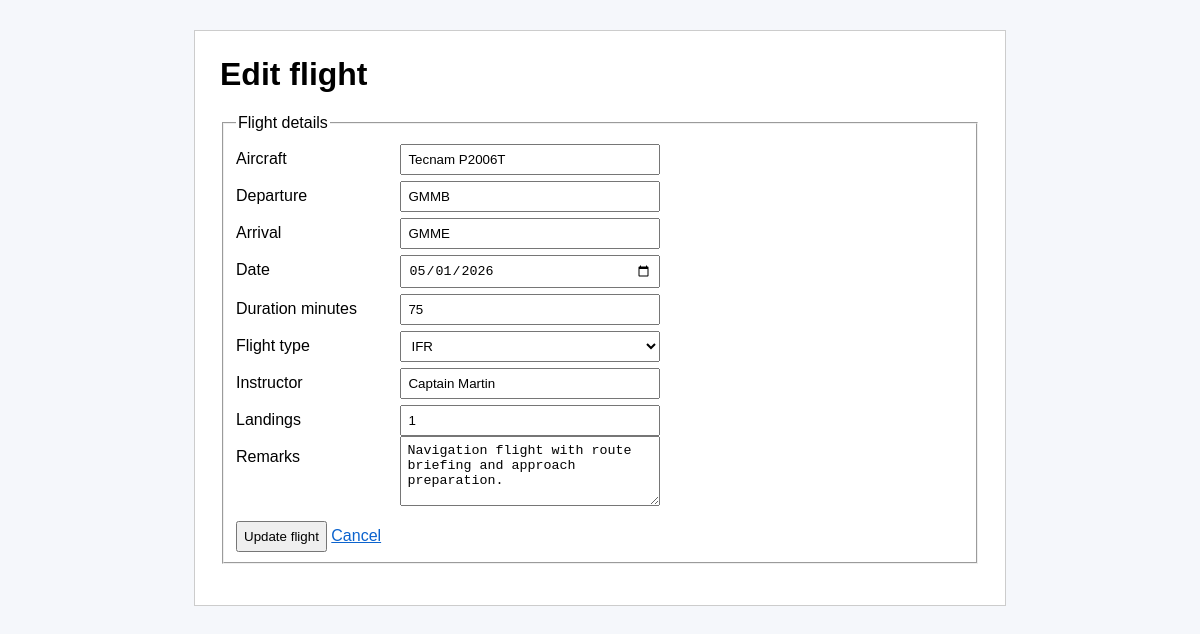
The app's page /edit_flight.php?id=1 (signed in) with its own data.
### tables this page shows
CREATE TABLE flight_records (
    id INT AUTO_INCREMENT PRIMARY KEY,
    user_id INT NOT NULL,
    aircraft VARCHAR(100) NOT NULL,
    departure_airport VARCHAR(20) NOT NULL,
    arrival_airport VARCHAR(20) NOT NULL,
    flight_date DATE NOT NULL,
    duration_minutes INT NOT NULL,
    flight_type VARCHAR(40) NOT NULL,
    instructor_name VARCHAR(150),
    landings INT DEFAULT 0,
    remarks TEXT,
    created_at TIMESTAMP DEFAULT CURRENT_TIMESTAMP,
    FOREIGN KEY (user_id) REFERENCES users(id) ON DELETE CASCADE
);

### ManageData.php (called while the page is built, shortened)
<?php
class ManageData
{
    private $con;
    public function __construct()
    {
        $this->con = new PDO(
            'mysql:host=' . self::HOST . ';dbname=' . self::DATABASE . ';charset=utf8mb4',
            self::USER,
            self::PASSWORD
        );
        $this->con->setAttribute(PDO::ATTR_ERRMODE, PDO::ERRMODE_EXCEPTION);
    }
    public function getData($query, $params = [], $singleData = false)
    {
        $stmt = $this->con->prepare($query);
        $stmt->execute($params);
        if ($singleData) {
            return $stmt->fetch(PDO::FETCH_ASSOC);
        }
        return $stmt->fetchAll(PDO::FETCH_ASSOC);
    }
}

### FlightRecord.php (called while the page is built, shortened)
<?php
require_once 'ManageData.php';
class FlightRecord
{
    public static function getFlightById($id, $userId)
    {
        $dataManager = new ManageData();
        $query = 'SELECT * FROM flight_records
                  WHERE id = :id AND user_id = :user_id';
        return $dataManager->getData($query, [':id' => $id, ':user_id' => $userId], true);
    }
}

### edit_flight.php (the view, shortened to what this page needs)
<?php
require_once 'FlightRecord.php';
$id = (int) $_GET['id'];
$flight = FlightRecord::getFlightById($id, $_SESSION['user_id']);
?>
<html>
<head>
    <link rel="stylesheet" href="style.css">
</head>
<body>
    <div class="container">
        <h1>Edit flight</h1>
        <form method="post" action="update_flight.php">
            <fieldset>
                <legend>Flight details</legend>
                <label>Aircraft</label>
                <input type="text" name="aircraft" value="<?php echo htmlspecialchars($flight['aircraft']); ?>">
                <br>
                <label>Departure</label>
                <input type="text" name="departure_airport" value="<?php echo htmlspecialchars($flight['departure_airport']); ?>">
                <br>
                <label>Arrival</label>
                <input type="text" name="arrival_airport" value="<?php echo htmlspecialchars($flight['arrival_airport']); ?>">
                <br>
                <label>Date</label>
                <input type="date" name="flight_date" value="<?php echo htmlspecialchars($flight['flight_date']); ?>">
                <br>
                <label>Duration minutes</label>
                <input type="number" name="duration_minutes" min="1" value="<?php echo htmlspecialchars($flight['duration_minutes']); ?>">
                <br>
                <label>Flight type</label>
                <select name="flight_type">
                    <option value="IFR" <?php if ($flight['flight_type'] == 'IFR') echo 'selected'; ?>>IFR</option>
                </select>
                <br>
                <label>Instructor</label>
                <input type="text" name="instructor_name" value="<?php echo htmlspecialchars($flight['instructor_name']); ?>">
                <br>
                <label>Landings</label>
                <input type="number" name="landings" min="0" value="<?php echo htmlspecialchars($flight['landings']); ?>">
                <br>
                <label>Remarks</label>
                <textarea name="remarks"><?php echo htmlspecialchars($flight['remarks']); ?></textarea>
                <br>
                <input type="submit" value="Update flight">
                <a href="dashboard.php">Cancel</a>
            </fieldset>
        </form>
    </div>
</body>
</html>

### style.css (style rules this page uses)
body { font-family: Arial, sans-serif; background-color: #f5f7fb; margin: 0; padding: 30px; }
.container { background-color: white; width: 760px; margin: auto; padding: 25px; border: solid 1px #cccccc; }
h1 { margin-top: 0; }
label { display: inline-block; width: 160px; margin-top: 12px; }
input, select, textarea { width: 260px; padding: 6px; }
textarea { height: 70px; vertical-align: top; }
input[type="submit"] { width: auto; margin-top: 15px; cursor: pointer; }
a { color: #0b63ce; margin-right: 10px; }

### records on screen
flight_records: aircraft "Tecnam P2006T", departure_airport "GMMB", arrival_airport "GMME", flight_date "05/01/2026", duration_minutes "75", flight_type "IFR", instructor_name "Captain Martin", landings "1", remarks "Navigation flight with route briefing and approach preparation."
